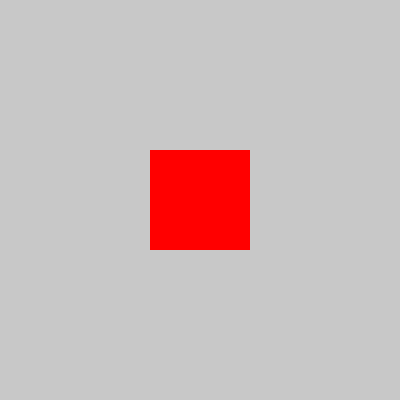
Frame 1 (no input)
Frame 60 (the mouse pressed at the canvas centre just before this capture): identical to frame 1, image omitted
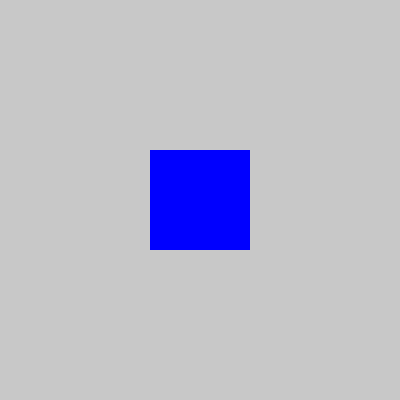
Frame 120 (the mouse held since frame 60 and released just before this capture)

The Processing sketch that drew these frames (run headless with seeded random() and noise(); from frame 60 on, the mouse is pressed at the canvas centre):

// Processing sketch: processing_72618
// ── processing_72618.pde

void setup(){
  size(400,400);
  noStroke();
}

void draw(){
  background(200);
  if(mouseX>150 && mouseX<250 && mouseY>150 && mouseY<250){
    fill(0,0,255);
  }
  else{
    fill(255,0,0);
  }
  rectMode(CENTER);
  rect(200,200,100,100);
}
